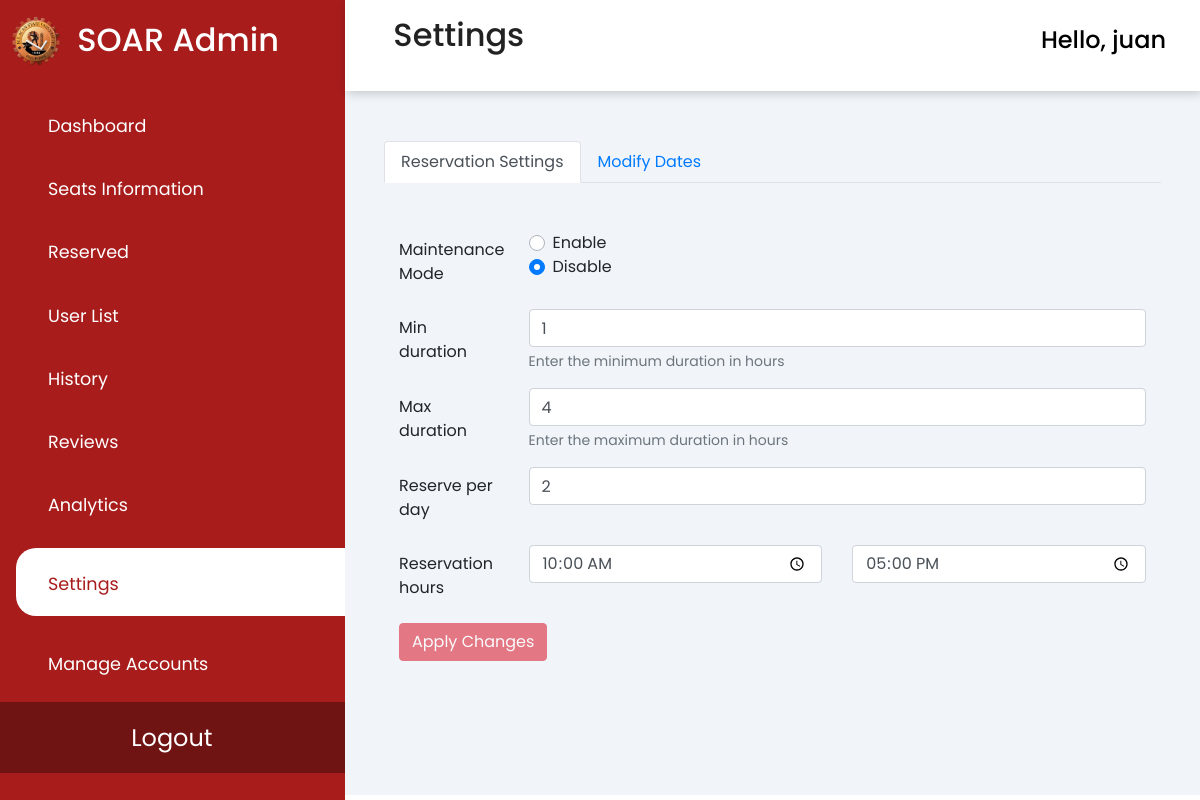
The page /php/settings.php (signed in) on the database its author committed.
### tables this page shows
CREATE TABLE `settings` (
  `settings_id` int(11) NOT NULL,
  `reservation` tinyint(1) DEFAULT NULL,
  `minDuration` int(11) DEFAULT NULL,
  `maxDuration` int(11) DEFAULT NULL,
  `reservePerDay` int(11) NOT NULL,
  `start_hour` time NOT NULL,
  `end_hour` time NOT NULL,
  `disabled_dates` text DEFAULT NULL
);

### php/settings.php (the view, shortened to what this page needs)
<?php
require 'connect.php';
?>
<!DOCTYPE HTML>
<html>
<link rel="stylesheet" href="https://cdn.jsdelivr.net/npm/sweetalert2@10.16.6/dist/sweetalert2.min.css">
<head>
    <link rel="stylesheet" href="https://cdn.jsdelivr.net/npm/bootstrap@4.6.2/dist/css/bootstrap.min.css"
>
    <link rel="stylesheet" type="text/css" href="css/analytics.css" />
    <link rel="stylesheet"
        href="https://maxst.icons8.com/vue-static/landings/line-awesome/line-awesome/1.3.0/css/line-awesome.min.css">
        <link rel="stylesheet" href="https://cdn.jsdelivr.net/npm/flatpickr/dist/flatpickr.min.css">
</head>
<body>
    <div class="sidebar">
        <div class="sidebar-brand">
            <img src="../img/bulsu logo.png" alt="bulsu logo" class="logo">
            <h2> <span>SOAR Admin</span></h2>
        </div>
        <div class="sidebar-menu" id="tabButton">
            <ul>
                <li class="tabs"> <a href="../admin.php" data-tabName="dashboard" id="tabButtons"><span
                            class="las la-th-large"></span>
                        <span>Dashboard</span></a>
                </li>
                <li class="tabs"> <a href="../seats-info.php"><span class="las la-check"></span>
                        <span>Seats Information</span></a>
                </li>
                <li class="tabs"> <a href="reserved.php"><span class="las la-clock"></span>
                        <span>Reserved</span></a>
                </li>
                <li class="tabs"> <a href="user-list.php"><span class="las la-user-friends"></span>
                        <span>User List</span></a>
                </li>
                <li class="tabs"> <a href="history.php"><span class="las la-history"></span>
                        <span>History</span></a>
                </li>
                <li class="tabs"> <a href="adminReviews.php"><span class="las la-star"></span>
                        <span>Reviews</span></a>
                </li>
                <li class="tabs"> <a href="analytics.php"><span class="las la-chart-bar"></span>
                        <span>Analytics</span></a>
                </li>
                <li class="tabs"> <a href="settings.php" class="active"><span class="las la-cog"></span>
                        <span>Settings</span></a>
                </li>
                <li id="hidden" class="manage tabs" data-toggle="modal" data-target="#exampleModal"> <a
                        href="manageAdmin.php"><span class="las la-users-cog"></span>
                        <span>Manage Accounts</span></a>
                </li>
                <li class="logout"> <a href="../toLogout.php">
                        <span>Logout</span></a>
                </li>
            </ul>
        </div>
    </div>
    <div class="header">
        <header>
            <h2>
                <label for="nav-toggle">
                    <div class="toggle">
                        <span class="la la-bars"></span>
                    </div>
                </label>
                Settings
            </h2>
            <div class="dropdown">
                <button class="dropdown-toggle" class="btn btn-secondary dropdown-toggle" type="button"
                    id="dropdownMenuButton" data-toggle="dropdown" aria-haspopup="true" aria-expanded="true">
                    <div class="user-wrapper">
                        <div id="user_admin">
                            <h4>
                                Hello, <?php echo $_SESSION["first_name"]; ?>
                            </h4>
                        </div>
                    </div>
                </button>
            </div>
        </header>
    </div>
    <div class="main-content">
        <?php
        $sql = "SELECT * FROM `settings` WHERE `settings_id` = 1";
        $result = mysqli_query($conn, $sql);
        if ($result && mysqli_num_rows($result) > 0) {
            $settings = mysqli_fetch_assoc($result);
        } else {
            echo "Error retrieving settings: " . mysqli_error($conn);
        }
        $sql2 = "SELECT * FROM `settings` WHERE `settings_id` = 1";
        $result2 = mysqli_query($conn, $sql2);
        ?>
        <main>
        <div class="container mt-4">
  <ul class="nav nav-tabs" id="myTab" role="tablist">
    <li class="nav-item">
      <a class="nav-link active" id="reservation-tab" data-toggle="tab" href="#reservation" role="tab" aria-controls="reservation" aria-selected="true">Reservation Settings</a>
    </li>
    <li class="nav-item">
      <a class="nav-link" id="modify-dates-tab" data-toggle="tab" href="#modify-dates" role="tab" aria-controls="modify-dates" aria-selected="false">Modify Dates</a>
    </li>
  </ul>
  <div class="tab-content" id="myTabContent">
    <div class="tab-pane fade show active" id="reservation" role="tabpanel" aria-labelledby="reservation-tab">
      <div class="container mt-4">
                <br>
                <form id="settings-form" action="<?php echo $_SERVER['PHP_SELF']; ?>" method="POST">
                    <div class="form-group row">
                        <label for="enableReservation" class="col-sm-2 col-form-label">Maintenance Mode</label>
                        <div class="col-sm-10">
                            <div class="custom-control custom-radio">
                                <label class="custom-control-label" for="customRadio1">Enable</label>
                            </div>
                            <div class="custom-control custom-radio">
                                <label class="custom-control-label" for="customRadio2">Disable</label>
                            </div>
                        </div>
                    </div>
                    <div class="form-group row">
                        <label for="min_duration" class="col-sm-2 col-form-label">Min duration</label>
                        <div class="col-sm-10">
                            <input type="number" class="form-control" id="min_duration" name="min_duration"
                                value="<?php echo $settings['minDuration']; ?>">
                            <small class="form-text text-muted">Enter the minimum duration in hours</small>
                        </div>
                    </div>
                    <div class="form-group row">
                        <label for="max_duration" class="col-sm-2 col-form-label">Max duration</label>
                        <div class="col-sm-10">
                            <input type="number" class="form-control" id="max_duration" name="max_duration"
                                value="<?php echo $settings['maxDuration']; ?>">
                            <small class="form-text text-muted">Enter the maximum duration in hours</small>
                        </div>
                    </div>
                    <div class="form-group row">
                        <label for="reserve_per_day" class="col-sm-2 col-form-label">Reserve per day</label>
                        <div class="col-sm-10">
                            <input type="number" class="form-control" id="reserve_per_day" name="reserve_per_day"
                                value="<?php echo $settings['reservePerDay']; ?>">
                        </div>
                    </div>
                    <div class="form-group row">
                        <label for="start_hour" class="col-sm-2 col-form-label">Reservation hours</label>
                        <div class="col-sm">
                            <input type="time" class="form-control" id="start_hour" name="start_hour"
                                value="<?php echo $settings['start_hour']; ?>">
                        </div>
                        <div class="col-sm">
                            <input type="time" class="form-control" id="end_hour" name="end_hour"
                                value="<?php echo $settings['end_hour']; ?>">
                        </div>
                    </div>
                    <button type="submit" class="btn btn-danger" name="apply" id="applyButton" disabled>Apply
                        Changes</button>
                </form>
            </div>
    </div>
  </div>
</div>
<br>
<br>
<br>
        </main>
    </div>
</body>
</html>

### styles/analytics.css (style rules this page uses)
:root { --main-color: #a81c1c; --color-dark: #1d2231; --text-gray: #8390a2; }
* { padding: 0; margin: 0; box-sizing: border-box; list-style-type: none; text-decoration: none; font-family: "Poppins", sans-serif; }
.sidebar { width: 345px; position: fixed; left: 0; top: 0; height: 100%; background: var(--main-color); z-index: 100; transition: width 300ms; }
.sidebar-brand { height: 90px; padding: 1rem 0rem 1rem 0.7rem; display: flex; color: #fff; padding-top: 1rem; }
.sidebar-brand span { display: inline-block; padding-top: 0.3rem; margin-left: 1rem; }
.sidebar-menu { margin-top: 1rem; }
.sidebar-menu li { width: 100%; margin-bottom: 1.7rem; padding-left: 1rem; cursor: pointer; }
.sidebar-menu a { padding-left: 1rem; display: block; color: #fff; font-size: 1.1rem; }
#tabButton { color: #fff; }
.sidebar-menu a span:first-child { font-size: 1.5rem; padding-right: 1rem; }
#tabButton a.active { background: #fff; padding-top: 1rem; padding-bottom: 1rem; color: var(--main-color); border-radius: 20px 0px 0px 20px; }
.logo { width: 50px; height: 50px; }
.manage { color: #ffffff; cursor: pointer; }
.logout { text-align: center; position: absolute; bottom: 0; background: #701313; padding: 5%; text-decoration: none; }
.logout a { text-decoration: none; }
.main-content { transition: margin-left 300ms; margin-left: 345px; }
header { display: flex; justify-content: space-between; padding: 1rem 1.5rem; box-shadow: 2px 2px 10px rgba(0, 0, 0, 0.2); position: fixed; left: 345px; width: calc(100% - 345px); top: 0%; z-index: 100; background-color: #fff; transition: left 300ms; }
header h2 { color: #222; }
header label span { font-size: 1.7rem; padding-right: 1rem; }
.toggle { cursor: pointer; }
.user-wrapper { display: flex; align-items: center; text-decoration: underline 0.15em rgba(0, 0, 0, 0); transition: text-decoration-color 300ms; text-underline-offset: 0.4em; }
.user-wrapper h4 { padding: 10px; }
.dropdown-toggle { background-color: transparent; border-color: #fff; border-style: solid; border-top: none; border-right: none; border-left: none; content: none; }
.dropdown-toggle::after { content: none; }
main { margin-top: 85px; padding: 2rem 1.5rem; background: #f1f5f9; min-height: calc(100vh - 90px); }

### rows shown on the page
settings: min_duration "1", max_duration "4", reserve_per_day "2", start_hour "10:00:00", end_hour "17:00:00"

### other values the page prints
$_SESSION["first_name"] "juan"
